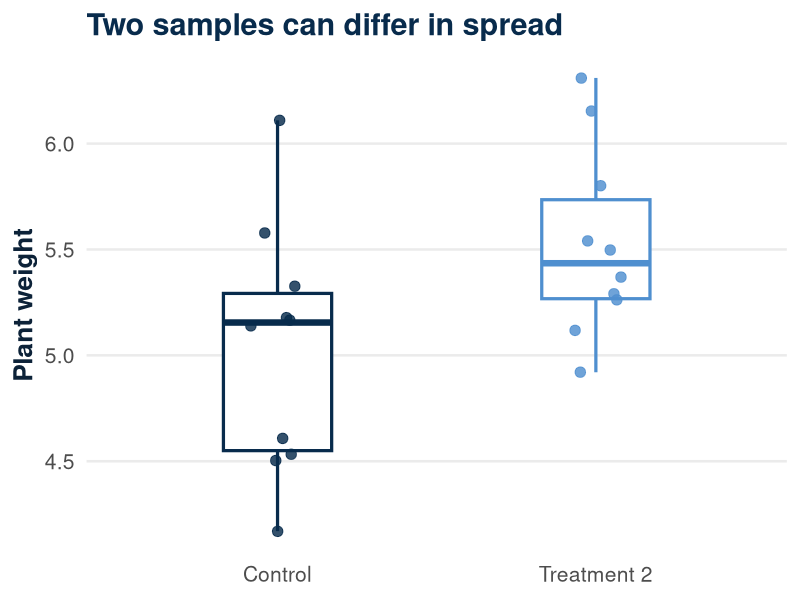
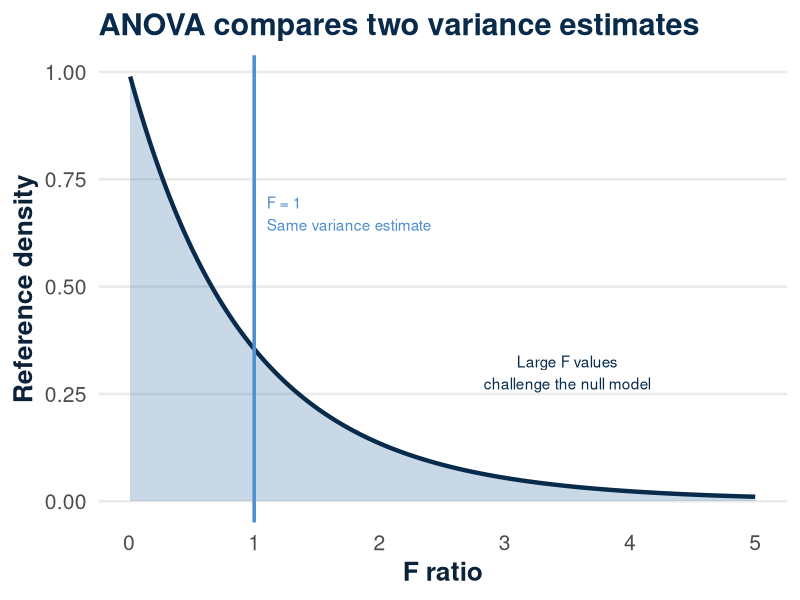
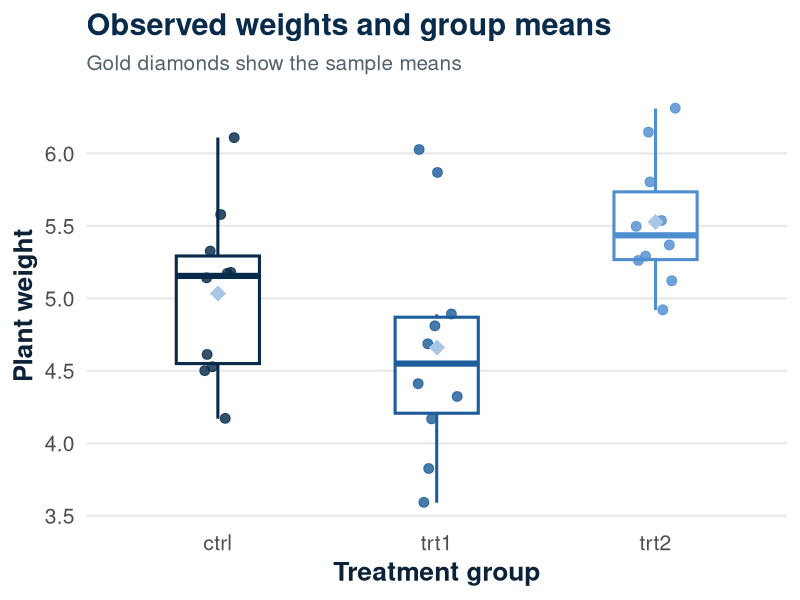
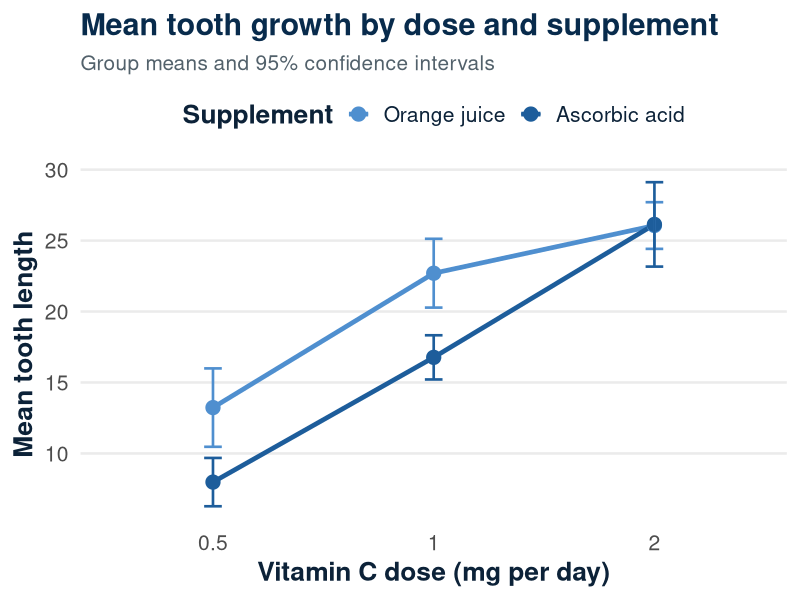
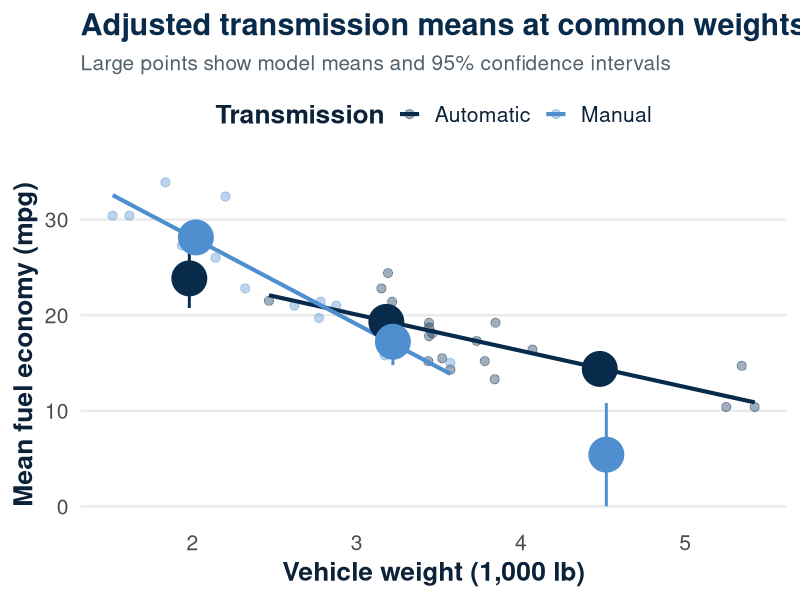
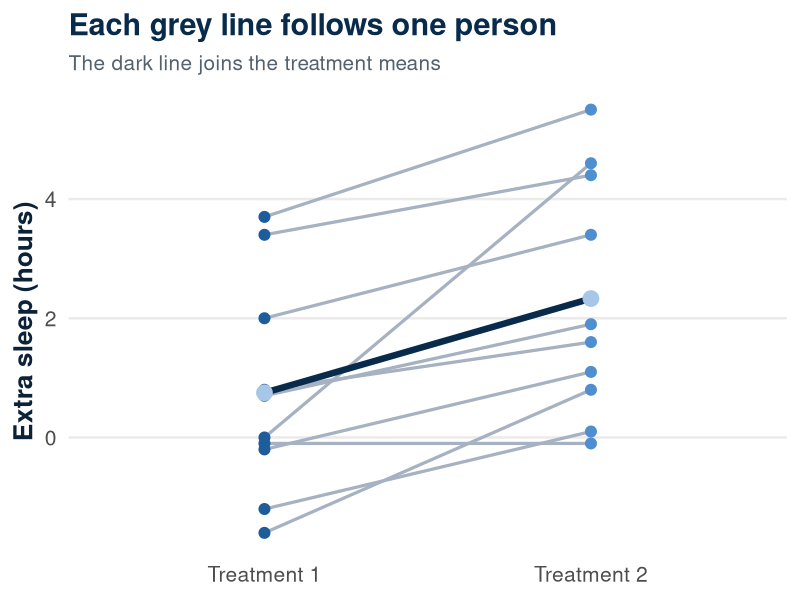
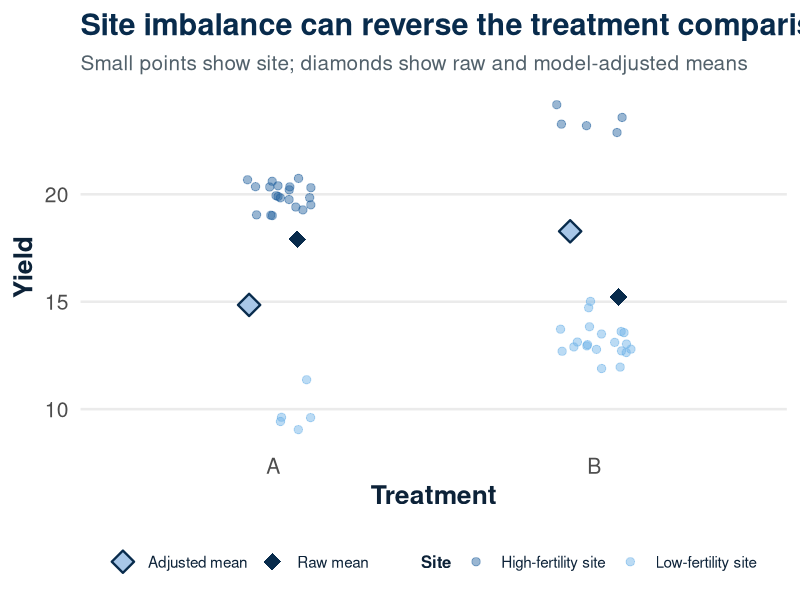
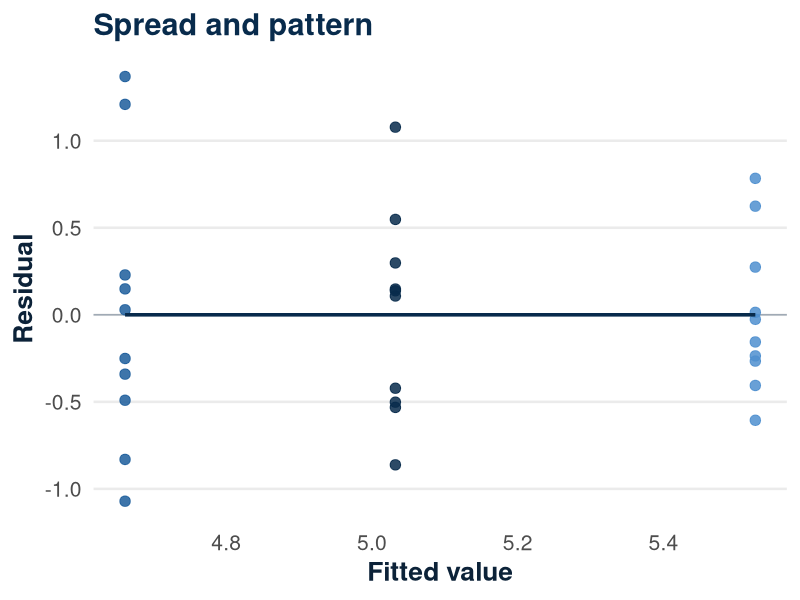

The R source for these figures, in order:
## ---- chunk 1
#| label: setup
#| include: false
r_library_version <- paste(
  R.version$major,
  sub("\\..*$", "", R.version$minor),
  sep = "."
)
user_library <- file.path(
  path.expand("~"),
  "AppData", "Local", "R", "win-library", r_library_version
)
if (dir.exists(user_library)) {
  .libPaths(c(user_library, .libPaths()))
}

library(ggplot2)
library(emmeans)

navy <- "#082B4C"
teal <- "#1D5D9B"
coral <- "#4F8FCF"
gold <- "#A8C7E8"
purple <- "#2A4D69"
blue <- "#6AAFE6"
ink <- "#0C2238"

theme_set(
  theme_minimal(base_size = 19) +
    theme(
      text = element_text(colour = ink),
      plot.title = element_text(face = "bold", colour = navy, size = 22),
      plot.subtitle = element_text(colour = "#52616B", size = 15),
      axis.title = element_text(face = "bold"),
      panel.grid.minor = element_blank(),
      panel.grid.major.x = element_blank(),
      legend.position = "top",
      legend.title = element_text(face = "bold")
    )
)

data("PlantGrowth")
data("ToothGrowth")
data("mtcars")
data("sleep")

one_way_data <- PlantGrowth
one_way_fit <- aov(weight ~ group, data = one_way_data)

two_way_data <- ToothGrowth
two_way_data$dose_group <- factor(two_way_data$dose)
two_way_fit <- aov(len ~ supp * dose_group, data = two_way_data)

covariate_data <- mtcars
covariate_data$transmission <- factor(
  covariate_data$am,
  levels = c(0, 1),
  labels = c("Automatic", "Manual")
)
covariate_fit <- lm(mpg ~ transmission * wt, data = covariate_data)

repeated_data <- sleep
repeated_data$group <- factor(
  repeated_data$group,
  levels = c(1, 2),
  labels = c("Treatment 1", "Treatment 2")
)
repeated_fit <- aov(
  extra ~ group + Error(ID / group),
  data = repeated_data
)

plant_emm <- emmeans(one_way_fit, ~ group)
plant_tukey <- pairs(plant_emm, adjust = "tukey")

weight_trends <- emtrends(covariate_fit, ~ transmission, var = "wt")
simple_weight_values <- c(2.0, 3.2, 4.5)
weight_emm <- emmeans(
  covariate_fit,
  ~ transmission | wt,
  at = list(wt = simple_weight_values)
)
weight_adjusted_means <- as.data.frame(
  weight_emm
)
weight_simple_effects <- as.data.frame(
  contrast(
    weight_emm,
    method = list("Manual - Automatic" = c(-1, 1)),
    by = "wt",
    adjust = "none"
  )
)

set.seed(81)
unbalanced_data <- rbind(
  data.frame(treatment = "A", site = "High fertility", n = 20),
  data.frame(treatment = "A", site = "Low fertility", n = 5),
  data.frame(treatment = "B", site = "High fertility", n = 5),
  data.frame(treatment = "B", site = "Low fertility", n = 20)
)
unbalanced_data <- unbalanced_data[rep(seq_len(nrow(unbalanced_data)), unbalanced_data$n), ]
unbalanced_data$treatment <- factor(unbalanced_data$treatment)
unbalanced_data$site <- factor(unbalanced_data$site)
unbalanced_data$yield <- with(
  unbalanced_data,
  10 + 10 * (site == "High fertility") + 3 * (treatment == "B") +
    rnorm(nrow(unbalanced_data), 0, 0.7)
)
unbalanced_fit <- lm(yield ~ treatment + site, data = unbalanced_data)
unbalanced_emm <- emmeans(unbalanced_fit, ~ treatment, weights = "equal")

anova_table <- function(model) {
  tab <- as.data.frame(anova(model))
  data.frame(
    Term = rownames(tab),
    Df = tab$Df,
    `Sum of squares` = round(tab$`Sum Sq`, 2),
    `Mean square` = round(tab$`Mean Sq`, 2),
    F = round(tab$`F value`, 2),
    p = format.pval(tab$`Pr(>F)`, digits = 3, eps = 0.001),
    check.names = FALSE
  )
}
## ---- chunk 2
#| label: standalone-f-figure
#| fig-width: 9
#| fig-height: 4.6
variance_data <- data.frame(
  weight = c(
    PlantGrowth$weight[PlantGrowth$group == "ctrl"],
    PlantGrowth$weight[PlantGrowth$group == "trt2"]
  ),
  group = rep(c("Control", "Treatment 2"), each = 10)
)

ggplot(variance_data, aes(group, weight, colour = group)) +
  geom_boxplot(width = 0.34, outlier.shape = NA, linewidth = 1.1) +
  geom_jitter(width = 0.09, size = 3.2, alpha = 0.82) +
  scale_colour_manual(values = c("Control" = navy, "Treatment 2" = coral)) +
  guides(colour = "none") +
  labs(x = NULL, y = "Plant weight", title = "Two samples can differ in spread")
## ---- chunk 3
#| label: f-distribution-figure
#| fig-width: 9
#| fig-height: 4.6
f_values <- data.frame(F = seq(0.01, 5, length.out = 600))
f_values$density <- df(f_values$F, df1 = 2, df2 = 27)

ggplot(f_values, aes(F, density)) +
  geom_area(fill = teal, alpha = 0.24) +
  geom_line(colour = navy, linewidth = 1.5) +
  geom_vline(xintercept = 1, colour = coral, linewidth = 1.2) +
  annotate("text", x = 1.1, y = 0.67, label = "F = 1\nSame variance estimate", colour = coral, hjust = 0) +
  annotate("text", x = 3.5, y = 0.30, label = "Large F values\nchallenge the null model", colour = navy) +
  labs(x = "F ratio", y = "Reference density", title = "ANOVA compares two variance estimates")
## ---- chunk 4
#| label: plantgrowth-preview
knitr::kable(
  head(one_way_data[c("weight", "group")], 6),
  col.names = c("Plant weight", "Treatment group"),
  row.names = FALSE,
  align = c("r", "l")
)
## ---- chunk 5
#| label: one-way-figure
#| fig-width: 9
#| fig-height: 4.6
ggplot(one_way_data, aes(group, weight, colour = group)) +
  geom_boxplot(width = 0.38, outlier.shape = NA, linewidth = 1.05) +
  geom_jitter(width = 0.10, size = 3, alpha = 0.82) +
  stat_summary(fun = mean, geom = "point", shape = 18, size = 5, colour = gold) +
  scale_colour_manual(values = c("ctrl" = navy, "trt1" = teal, "trt2" = coral)) +
  guides(colour = "none") +
  labs(x = "Treatment group", y = "Plant weight", title = "Observed weights and group means", subtitle = "Gold diamonds show the sample means")
## ---- chunk 6
#| label: one-way-table
knitr::kable(
  anova_table(one_way_fit),
  align = c("l", "r", "r", "r", "r", "r")
)
## ---- chunk 7
#| label: toothgrowth-preview
tooth_preview <- data.frame(
  `Tooth length` = two_way_data$len,
  Supplement = factor(two_way_data$supp, levels = c("OJ", "VC"), labels = c("Orange juice", "Ascorbic acid")),
  `Dose (mg/day)` = two_way_data$dose,
  check.names = FALSE
)
knitr::kable(head(tooth_preview, 6), row.names = FALSE, align = c("r", "l", "r"))
## ---- chunk 8
#| label: two-way-interaction-figure
#| fig-width: 9
#| fig-height: 4.6
two_summary <- aggregate(len ~ supp + dose_group, data = two_way_data, FUN = mean)
two_se <- aggregate(len ~ supp + dose_group, data = two_way_data, FUN = function(x) sd(x) / sqrt(length(x)))
two_summary$se <- two_se$len

ggplot(two_summary, aes(dose_group, len, colour = supp, group = supp)) +
  geom_line(linewidth = 1.6) +
  geom_point(size = 4.5) +
  geom_errorbar(aes(ymin = len - 1.96 * se, ymax = len + 1.96 * se), width = 0.08, linewidth = 0.9) +
  scale_colour_manual(values = c("OJ" = coral, "VC" = teal), labels = c("Orange juice", "Ascorbic acid")) +
  labs(
    x = "Vitamin C dose (mg per day)",
    y = "Mean tooth length",
    colour = "Supplement",
    title = "Mean tooth growth by dose and supplement",
    subtitle = "Group means and 95% confidence intervals"
  )
## ---- chunk 9
#| label: two-way-table
knitr::kable(
  anova_table(two_way_fit),
  align = c("l", "r", "r", "r", "r", "r")
)
## ---- chunk 10
#| label: mtcars-preview
car_preview <- data.frame(
  `Fuel economy (mpg)` = covariate_data$mpg,
  Transmission = covariate_data$transmission,
  `Weight (1,000 lb)` = covariate_data$wt,
  check.names = FALSE
)
knitr::kable(head(car_preview, 6), row.names = FALSE, align = c("r", "l", "r"))
## ---- chunk 11
#| label: covariate-interaction-figure
#| fig-width: 9
#| fig-height: 4.6
ggplot(covariate_data, aes(wt, mpg, colour = transmission)) +
  geom_point(size = 2.8, alpha = 0.38) +
  geom_smooth(method = "lm", se = FALSE, linewidth = 1.4) +
  geom_pointrange(
    data = weight_adjusted_means,
    aes(x = wt, y = emmean, ymin = lower.CL, ymax = upper.CL, colour = transmission),
    inherit.aes = FALSE,
    position = position_dodge(width = 0.08),
    linewidth = 1,
    size = 2.7,
    show.legend = FALSE
  ) +
  scale_colour_manual(values = c("Automatic" = navy, "Manual" = coral)) +
  labs(
    x = "Vehicle weight (1,000 lb)",
    y = "Mean fuel economy (mpg)",
    colour = "Transmission",
    title = "Adjusted transmission means at common weights",
    subtitle = "Large points show model means and 95% confidence intervals"
  )
## ---- chunk 12
#| label: covariate-output
coefs <- as.data.frame(summary(covariate_fit)$coefficients)
coefs$Term <- rownames(coefs)
coef_table <- data.frame(
  Term = coefs$Term,
  Estimate = round(coefs$Estimate, 2),
  SE = round(coefs$`Std. Error`, 2),
  t = round(coefs$`t value`, 2),
  p = format.pval(coefs$`Pr(>|t|)`, digits = 3, eps = 0.001)
)
knitr::kable(coef_table, align = c("l", "r", "r", "r", "r"))
## ---- chunk 13
#| label: simple-effects-output
automatic_means <- weight_adjusted_means[weight_adjusted_means$transmission == "Automatic", ]
manual_means <- weight_adjusted_means[weight_adjusted_means$transmission == "Manual", ]
simple_effect_output <- data.frame(
  `Weight (1,000 lb)` = simple_weight_values,
  `Automatic mean mpg` = round(automatic_means$emmean, 2),
  `Manual mean mpg` = round(manual_means$emmean, 2),
  `Manual - Automatic` = round(weight_simple_effects$estimate, 2),
  SE = round(weight_simple_effects$SE, 2),
  p = ifelse(
    weight_simple_effects$p.value < 0.001,
    "<0.001",
    sprintf("%.3f", weight_simple_effects$p.value)
  ),
  check.names = FALSE
)
knitr::kable(simple_effect_output, align = c("r", "r", "r", "r", "r", "r"))
## ---- chunk 14
#| label: slope-output
trend_table <- as.data.frame(weight_trends)
trend_table <- data.frame(
  Transmission = trend_table$transmission,
  `MPG change per 1,000 lb` = round(trend_table$wt.trend, 2),
  `Lower 95% CI` = round(trend_table$lower.CL, 2),
  `Upper 95% CI` = round(trend_table$upper.CL, 2),
  check.names = FALSE
)
knitr::kable(trend_table, align = c("l", "r", "r", "r"))
## ---- chunk 15
#| label: sleep-preview
sleep_preview <- data.frame(
  Person = repeated_data$ID,
  Treatment = repeated_data$group,
  `Extra sleep (hours)` = repeated_data$extra,
  check.names = FALSE
)
knitr::kable(head(sleep_preview, 6), row.names = FALSE, align = c("c", "l", "r"))
## ---- chunk 16
#| label: repeated-measures-figure
#| fig-width: 9
#| fig-height: 4.6
ggplot(repeated_data, aes(group, extra, group = ID)) +
  geom_line(colour = "#A6B1C2", linewidth = 1.1) +
  geom_point(aes(colour = group), size = 3.4) +
  stat_summary(aes(group = 1), fun = mean, geom = "line", colour = navy, linewidth = 2.2) +
  stat_summary(aes(group = 1), fun = mean, geom = "point", colour = gold, size = 5) +
  scale_colour_manual(values = c("Treatment 1" = teal, "Treatment 2" = coral)) +
  guides(colour = "none") +
  labs(x = NULL, y = "Extra sleep (hours)", title = "Each grey line follows one person", subtitle = "The dark line joins the treatment means")
## ---- chunk 17
#| label: repeated-output
repeated_summary <- summary(repeated_fit)
within_table <- repeated_summary[["Error: ID:group"]][[1]]
within_output <- data.frame(
  Source = rownames(within_table),
  Df = within_table$Df,
  `Sum of squares` = round(within_table$`Sum Sq`, 2),
  `Mean square` = round(within_table$`Mean Sq`, 2),
  F = round(within_table$`F value`, 2),
  p = format.pval(within_table$`Pr(>F)`, digits = 3, eps = 0.001),
  check.names = FALSE
)
knitr::kable(within_output, align = c("l", "r", "r", "r", "r", "r"))
## ---- chunk 18
#| label: raw-vs-emm-figure
#| fig-width: 9
#| fig-height: 4.6
raw_means <- aggregate(yield ~ treatment, data = unbalanced_data, FUN = mean)
names(raw_means)[2] <- "mean"
raw_means$method <- "Raw mean"

adjusted_means <- as.data.frame(unbalanced_emm)
adjusted_means <- data.frame(
  treatment = adjusted_means$treatment,
  mean = adjusted_means$emmean,
  method = "Adjusted mean"
)

mean_comparison <- rbind(raw_means, adjusted_means)

ggplot(unbalanced_data, aes(treatment, yield)) +
  geom_jitter(aes(colour = site), width = 0.12, height = 0, alpha = 0.45, size = 2.5) +
  geom_point(
    data = mean_comparison,
    aes(y = mean, shape = method),
    inherit.aes = TRUE,
    position = position_dodge(width = 0.30),
    colour = navy,
    fill = gold,
    size = 5.2,
    stroke = 1.2
  ) +
  scale_colour_manual(
    values = c("High fertility" = teal, "Low fertility" = blue),
    labels = c("High-fertility site", "Low-fertility site")
  ) +
  scale_shape_manual(values = c("Raw mean" = 18, "Adjusted mean" = 23)) +
  labs(
    x = "Treatment",
    y = "Yield",
    colour = "Site",
    shape = NULL,
    title = "Site imbalance can reverse the treatment comparison",
    subtitle = "Small points show site; diamonds show raw and model-adjusted means"
  ) +
  theme(
    legend.position = "bottom",
    legend.box = "horizontal",
    legend.title = element_text(size = 12),
    legend.text = element_text(size = 11)
  )
## ---- chunk 19
#| label: emm-output
emm_table <- as.data.frame(plant_emm)
emm_output <- data.frame(
  Group = emm_table$group,
  `Estimated marginal mean` = round(emm_table$emmean, 2),
  SE = round(emm_table$SE, 2),
  `Lower 95% CI` = round(emm_table$lower.CL, 2),
  `Upper 95% CI` = round(emm_table$upper.CL, 2),
  check.names = FALSE
)
knitr::kable(emm_output, align = c("l", "r", "r", "r", "r"))
## ---- chunk 20
#| label: emm-tukey-output
tukey_table <- as.data.frame(plant_tukey)
tukey_output <- data.frame(
  Comparison = tukey_table$contrast,
  Difference = round(tukey_table$estimate, 2),
  SE = round(tukey_table$SE, 2),
  t = round(tukey_table$t.ratio, 2),
  `Tukey-adjusted p` = format.pval(tukey_table$p.value, digits = 3, eps = 0.001),
  check.names = FALSE
)
knitr::kable(tukey_output, align = c("l", "r", "r", "r", "r"))
## ---- chunk 21
#| label: residual-fitted-plot
#| fig-width: 5
#| fig-height: 4.2
diagnostics <- data.frame(
  fitted = fitted(one_way_fit),
  residual = residuals(one_way_fit),
  group = one_way_data$group
)

ggplot(diagnostics, aes(fitted, residual, colour = group)) +
  geom_hline(yintercept = 0, colour = "#9AA5B1") +
  geom_point(size = 3.2, alpha = 0.85) +
  geom_smooth(method = "loess", se = FALSE, colour = navy, linewidth = 1.2) +
  scale_colour_manual(values = c("ctrl" = navy, "trt1" = teal, "trt2" = coral)) +
  guides(colour = "none") +
  labs(x = "Fitted value", y = "Residual", title = "Spread and pattern")
## ---- chunk 22
#| label: qq-plot
#| fig-width: 5
#| fig-height: 4.2
ggplot(diagnostics, aes(sample = residual)) +
  stat_qq(size = 3.1, colour = purple) +
  stat_qq_line(colour = navy, linewidth = 1.2) +
  labs(x = "Expected Gaussian quantile", y = "Observed residual quantile", title = "Residual distribution")
